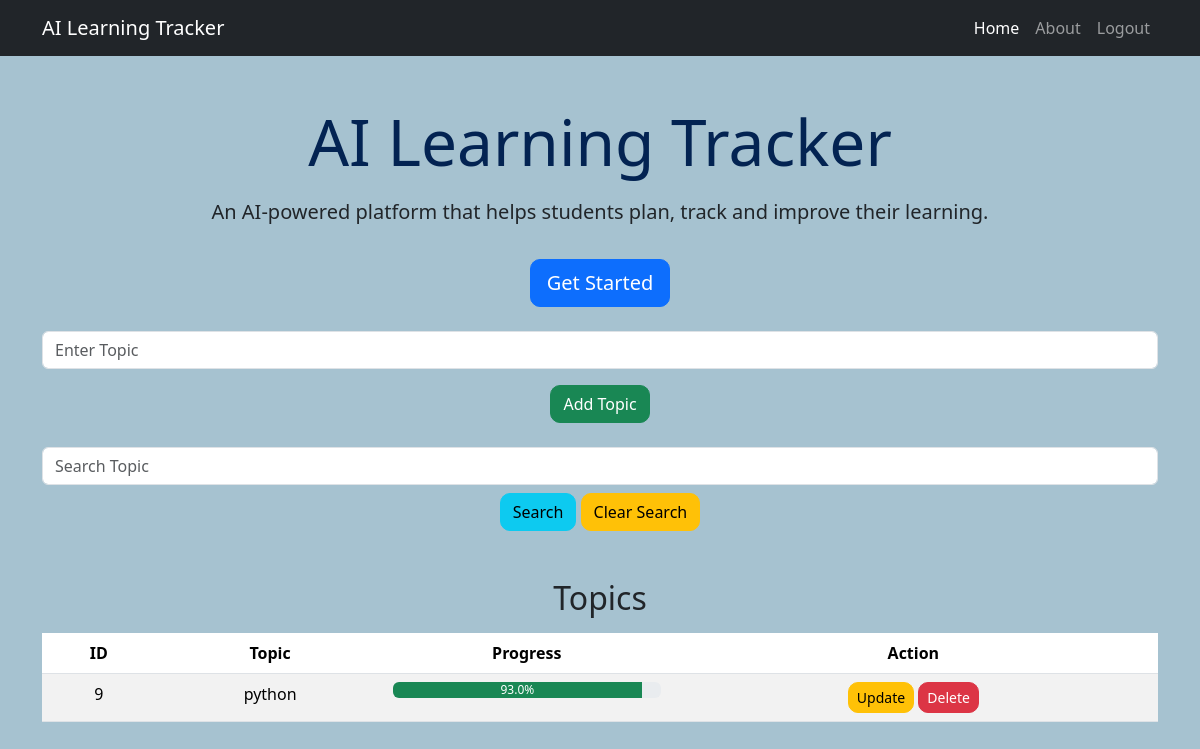
/ (signed in), run on an earlier commit of the app's database.
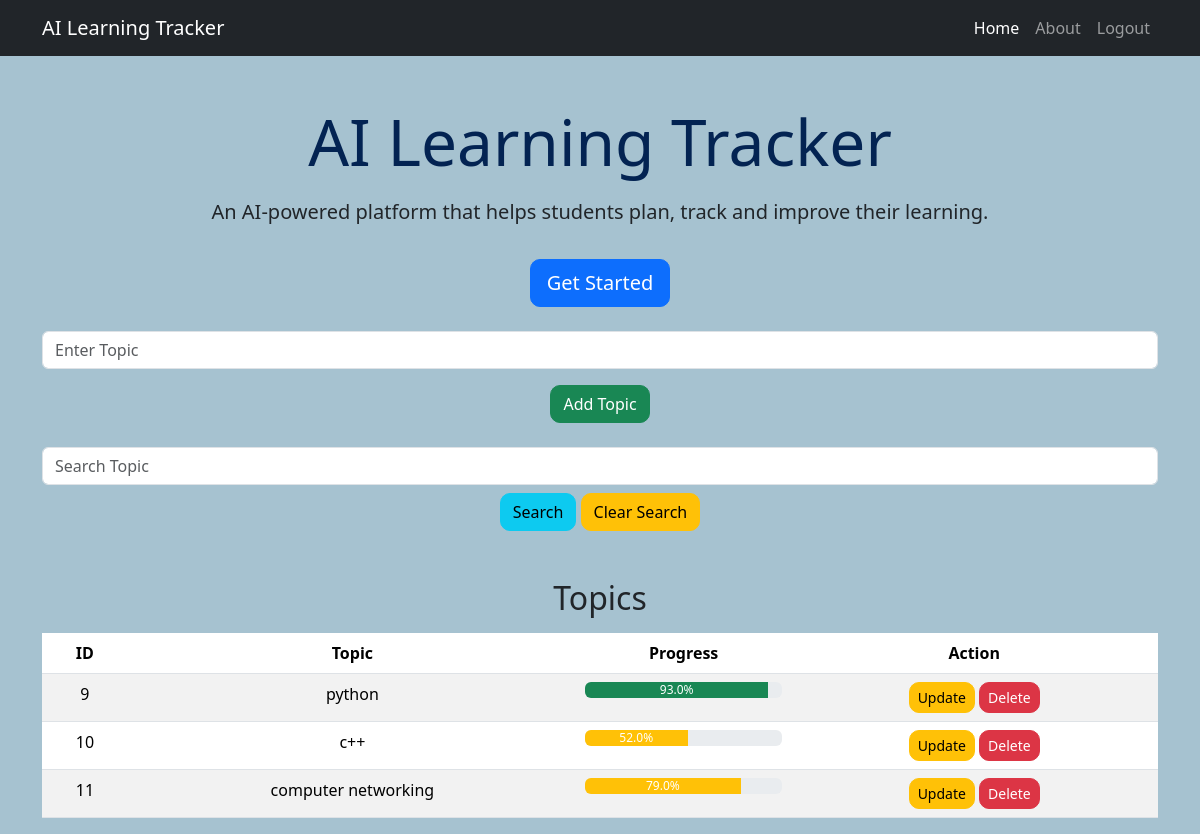
And on a later commit of the database.
### tables this page shows
CREATE TABLE topics(
                            id INTEGER PRIMARY KEY AUTOINCREMENT,
                            topic TEXT NOT NULL,
                            progress REAL NOT NULL,
                            user_id INTEGER NOT NULL
                            );

### app.py (the view, shortened to what this page needs)
@app.route("/", methods=["GET", "POST"])
@login_required
def home():
    search = request.args.get("search")
    if search:
        tp = database.search_topic(search,current_user.id)
        if not tp:
            flash("Topic not found!", "danger")
            tp = database.view_topics(current_user.id)
    else:
        tp = database.view_topics(current_user.id)
    return render_template("home.html", topics=tp)

### app.py (called while the page is built)
@login_manager.user_loader
def load_user(user_id):
    data = database.get_user_by_id(user_id)
    if data:
        return User(data[0],data[1],data[2])
    return None

### database.py (called while the page is built)
def get_user_by_id(id):
    with sqlite3.connect("learning.db") as conn:
        cursor = conn.cursor()
        cursor.execute("SELECT * FROM login_details WHERE id = ?",(id,))
        return cursor.fetchone()

def view_topics(user_id):
    with sqlite3.connect("learning.db") as conn:
        cursor = conn.cursor()
        cursor.execute("SELECT * FROM topics WHERE user_id = ?",(user_id,))
        c=cursor.fetchall()
        return c

### templates/home.html
{% extends "base.html" %}
{% block content %}
<div class="container text-center mt-5">
    <h1 class="display-3">AI Learning Tracker</h1>
    <p class="lead mt-3">
        An AI-powered platform that helps students plan, track and improve their learning.
    </p>
    <a href="/login" class="btn btn-primary btn-lg mt-3">
        Get Started
    </a>
    <form method="POST" class="mt-4">
        <input type="text"
            name="topic"
            class="form-control mb-3"
            placeholder="Enter Topic">
        <button type="submit" class="btn btn-success">
            Add Topic
        </button>
    </form>
    <form method="GET" class="mt-4 mb-3">
        <input
            type="text"
            name="search"
            value="{{ request.args.get('search','') }}"
            class="form-control"
            placeholder="Search Topic">
        <button class="btn btn-info mt-2">Search</button>
        <a href="/" class="btn btn-warning mt-2">Clear Search</a>
    </form>
    <h2 class="mt-5">Topics</h2>
    <table class="table table-striped mt-3">
        <thead>
            <tr>
                <th>ID</th>
                <th>Topic</th>
                <th>Progress</th>
                <th>Action</th>
            </tr>
        </thead>
        <tbody>
            {% for topic in topics %}
            <tr>
                <td>{{ topic[0] }}</td>
                <td>{{ topic[1] }}</td>
                <td>
                    <div class="progress">
                        {% if topic[2] < 40 %}
                            <div
                                class="progress-bar bg-danger"
                                role="progressbar"
                                style="width: {{ topic[2] }}%;">
                                {{ topic[2] }}%
                            </div>
                        {% elif topic[2] < 80 %}
                            <div
                                class="progress-bar bg-warning"
                                role="progressbar"
                                style="width: {{ topic[2] }}%;">
                                {{ topic[2] }}%
                            </div>
                        {% else %}
                            <div
                                class="progress-bar bg-success"
                                role="progressbar"
                                style="width: {{ topic[2] }}%;">
                                {{ topic[2] }}%
                            </div>
                        {% endif %}
                    </div>
                </td>
                <td>
                    <a href="/update/{{ topic[0] }}" class="btn btn-warning btn-sm">Update</a>
                    <a href="/delete/{{ topic[0] }}" class="btn btn-danger btn-sm">Delete</a>
                </td>
            </tr>
            {% endfor %}
        </tbody>
    </table>
</div>
{% endblock %}

### templates/base.html (shortened to what this page needs)
<!DOCTYPE html>
<html lang="en">
<head>
    <link href="https://cdn.jsdelivr.net/npm/bootstrap@5.3.3/dist/css/bootstrap.min.css" rel="stylesheet">
    <link rel="stylesheet" href="{{ url_for('static', filename='css/style.css') }}">
</head>
<body>
    <nav class="navbar navbar-expand-lg navbar-dark bg-dark">
        <div class="container">
            <a class="navbar-brand" href="#">AI Learning Tracker</a>
            <div class="collapse navbar-collapse" id="navbarNav">
                <ul class="navbar-nav ms-auto">
                    <li class="nav-item">
                        <a class="nav-link active" href="/">Home</a>
                    </li>
                    <li class="nav-item">
                        <a class="nav-link" href="/about">About</a>
                    </li>
                    {% if current_user.is_authenticated %}
                        <li class="nav-item">
                            <a class="nav-link" href="/logout">Logout</a>
                        </li>
                    {% else %}
                        <li class="nav-item">
                        <a href="/login" class="nav-link">Login</a>
                        </li>
                    {% endif %}
                </ul>
            </div>
        </div>
    </nav>
    {% block content %}
    {% endblock %}
    <link rel="stylesheet" href="https://cdn.jsdelivr.net/npm/bootstrap-icons@1.11.3/font/bootstrap-icons.min.css">
</body>
</html>

### static/css/style.css (style rules this page uses)
body { background-color: #a6c2d0; }
h1 { color: #032352; font-weight: bold; }
p { font-size: 18px; }
.btn { border-radius: 10px; }

What changed in the data, as far as the page shows it:
added topics: id "10", topic "c++", progress "52.0"
added topics: id "11", topic "computer networking", progress "79.0"
